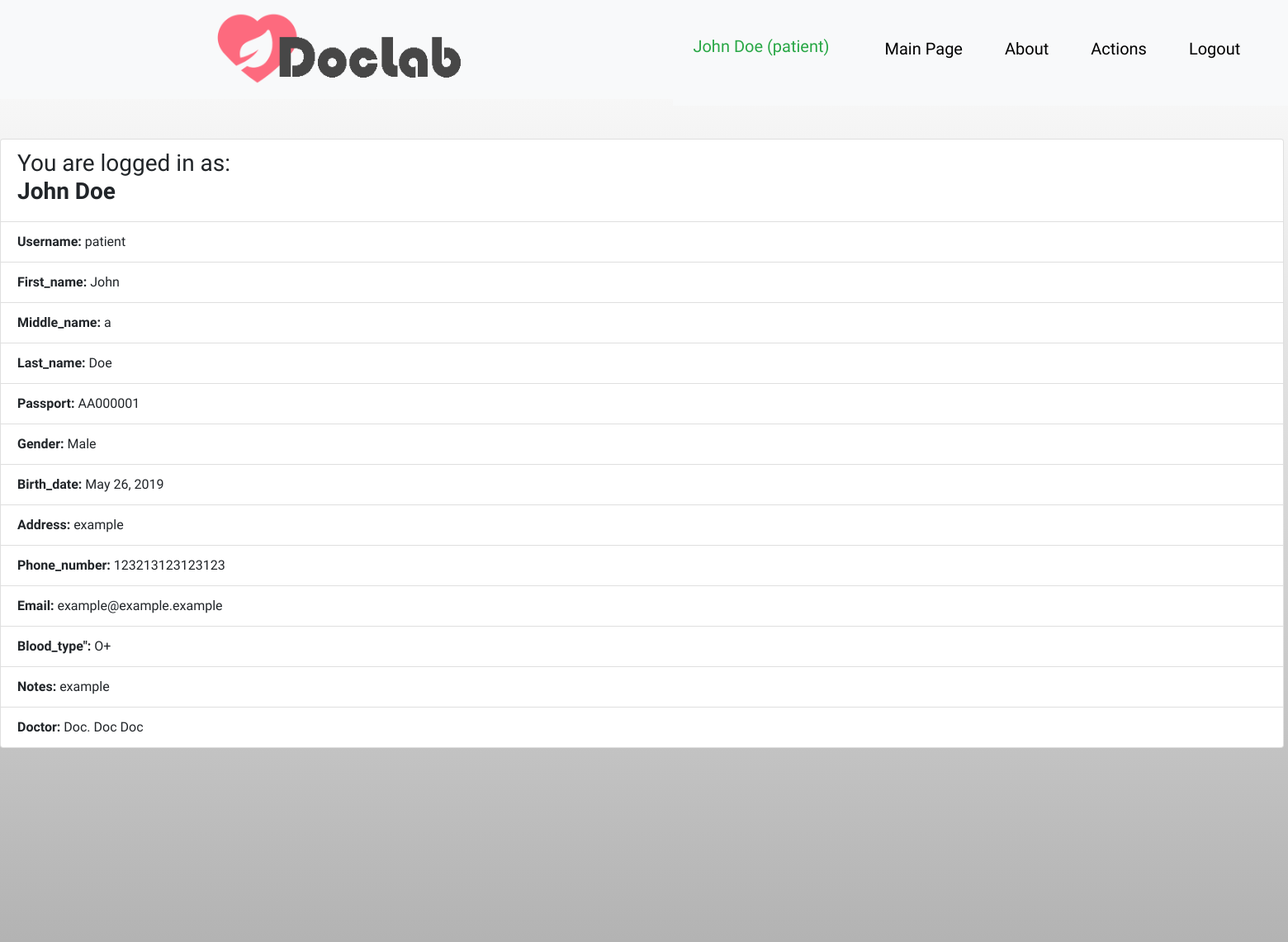
Before: / (signed in, upper part) with the older database file.
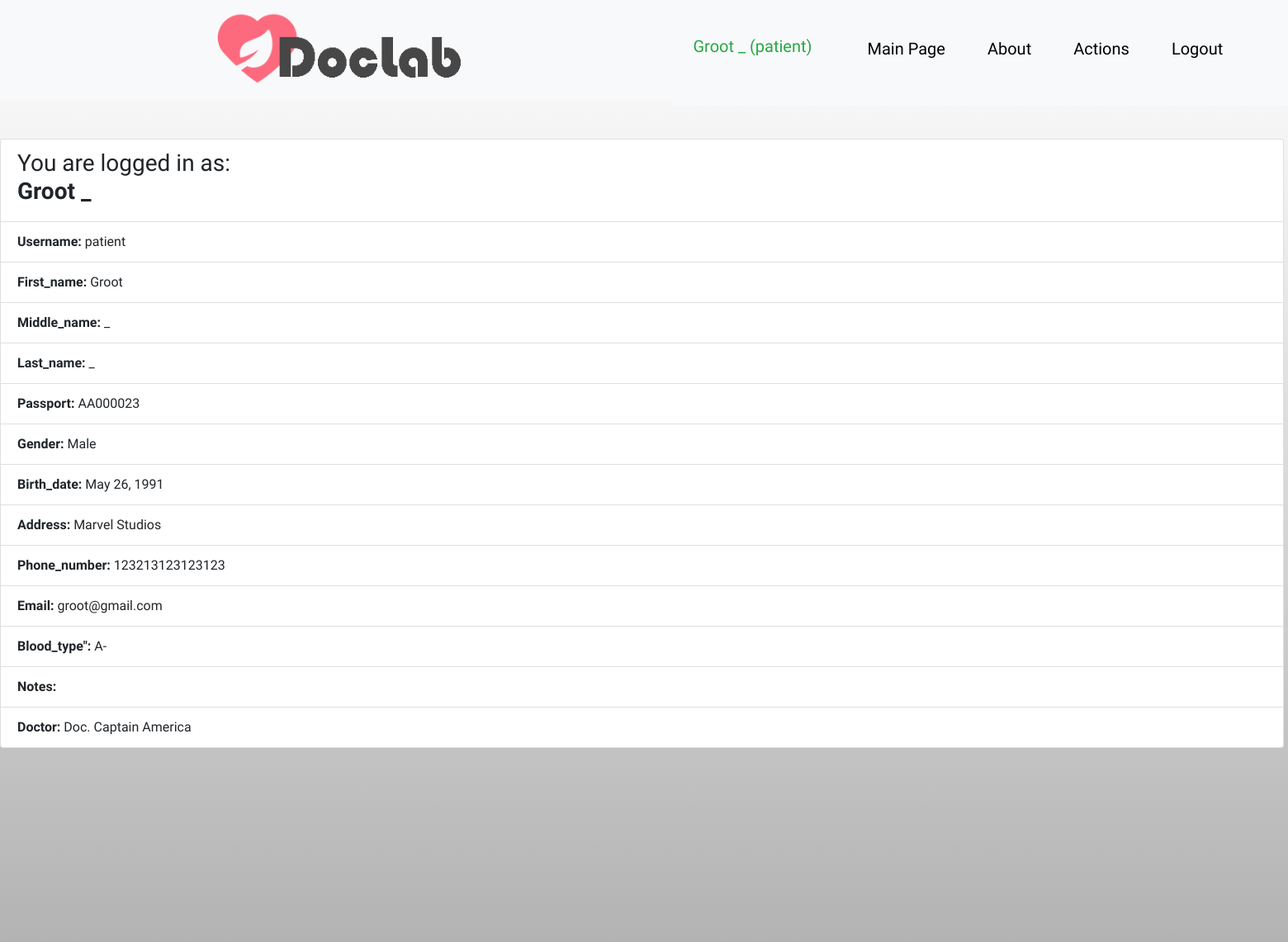
After: the same page with the newer database file.
### doctor/models.py (models this page shows, shortened)
class UserProfile(AbstractBaseUser, PermissionsMixin):
    accType = (
        (0, 'Unknown'),
        (1, 'Doctor'),
        (2, 'LabAssistant'),
        (3, 'Patient'),
        (4, 'Admin'),
    )
    username = models.CharField(max_length=25, unique=True)
    email = models.EmailField(unique=True)
    is_active = models.BooleanField(default=True)
    is_staff = models.BooleanField(default=False)
    acc_type = models.IntegerField(choices=accType, default=0)
    pat_ref = models.OneToOneField(Patient, on_delete=models.CASCADE, null=True, blank=True, unique=True)
    doc_ref = models.ForeignKey(Doctor, on_delete=models.CASCADE, null=True, blank=True)
    USERNAME_FIELD = "username"
    objects = UserManager()
    REQUIRED_FIELDS = ["email"]

class Patient(models.Model):
    BLOOD_TYPE = (
        (0, 'O+'),
        (1, 'O-'),
        (2, 'B-'),
        (3, 'B+'),
        (4, 'A-'),
        (5, 'A+'),
        (6, 'AB-'),
        (7, 'AB+')
    )
    GENDER = (
        (0, 'Male'),
        (1, 'Female')
    )
    first_name = models.CharField(max_length=45)
    middle_name = models.CharField(max_length=45)
    last_name = models.CharField(max_length=45)
    passport_id = models.CharField(max_length=8, default='AA000000')
    gender = models.BooleanField(choices=GENDER, default=0)
    birth_date = models.DateField(blank=True, default=timezone.now)
    address = models.CharField(max_length=90, blank=True)
    phone_number = models.CharField(max_length=15, blank=True)
    email = models.CharField(max_length=254, blank=True)
    blood_type = models.IntegerField(choices=BLOOD_TYPE)
    notes = models.TextField(max_length=1000, blank=True)
    doctor_id = models.ForeignKey(Doctor, on_delete=models.SET_NULL, null=True)
    def __str__(self):
        return self.first_name + ' ' + self.last_name

class Doctor(models.Model):
    GENDER = (
        (0, 'Male'),
        (1, 'Female')
    )
    first_name = models.CharField(max_length=45)
    middle_name = models.CharField(max_length=45)
    last_name = models.CharField(max_length=45)
    gender = models.BooleanField(choices=GENDER, default=0)
    post = models.CharField(max_length=45, blank=True)
    phone_number = models.CharField(max_length=15, blank=True)
    address = models.CharField(max_length=90, blank=True)
    email = models.CharField(max_length=254, blank=True)
    exam_room = models.CharField(max_length=6, blank=True)
    def __str__(self):
        return 'Doc. ' + self.first_name + ' ' + self.last_name

### main/views.py (the view)
# urls.py: path('', views.IndexView.as_view(), name='index'),
def index(request):
    return render(request, 'main/index.html', {})

### main/templates/main/index.html (shortened to what this page needs)
{% extends 'extends/base.html' %}
{% block content %}
    {% if user.is_authenticated %}
        <ul class="list-group">
            {% if user.acc_type == 1 %}
                <li class="list-group-item"><h3>You are logged in as: <br><b>{{ user.doc_ref }}</b></h3></li>
                <li class="list-group-item"><b>Username:</b> {{ user.username }}</li>
                <li class="list-group-item"><b>First_name:</b> {{ user.doc_ref.first_name }}</li>
                <li class="list-group-item"><b>Middle_name:</b> {{ user.doc_ref.middle_name }}</li>
                <li class="list-group-item"><b>Last_name:</b> {{ user.doc_ref.last_name }}</li>
                <li class="list-group-item"><b>Gender:</b> {{ user.doc_ref.get_gender_display }}</li>
                <li class="list-group-item"><b>Post:</b> {{ user.doc_ref.post }}</li>
                <li class="list-group-item"><b>Address:</b> {{ user.doc_ref.address }}</li>
                <li class="list-group-item"><b>Phone_number:</b> {{ user.doc_ref.phone_number }}</li>
                <li class="list-group-item"><b>Email:</b> {{ user.doc_ref.email }}</li>
                <li class="list-group-item"><b>Exam_room":</b> {{ user.doc_ref.exam_room }}</li>
            {% elif user.acc_type == 2 %}
                <li class="list-group-item"><h3>You are logged in as: <br><b>{{ user.username }}</b></h3></li>
                <li class="list-group-item"><b>Email:</b> {{ user.email }}</li>
            {% elif user.acc_type == 3 %}
                <li class="list-group-item"><h3>You are logged in as: <br><b>{{ user.pat_ref }}</b></h3></li>
                <li class="list-group-item"><b>Username:</b> {{ user.username }}</li>
                <li class="list-group-item"><b>First_name:</b> {{ user.pat_ref.first_name }}</li>
                <li class="list-group-item"><b>Middle_name:</b> {{ user.pat_ref.middle_name }}</li>
                <li class="list-group-item"><b>Last_name:</b> {{ user.pat_ref.last_name }}</li>
                <li class="list-group-item"><b>Passport:</b> {{ user.pat_ref.passport_id }}</li>
                <li class="list-group-item"><b>Gender:</b> {{ user.pat_ref.get_gender_display }}</li>
                <li class="list-group-item"><b>Birth_date:</b> {{ user.pat_ref.birth_date }}</li>
                <li class="list-group-item"><b>Address:</b> {{ user.pat_ref.address }}</li>
                <li class="list-group-item"><b>Phone_number:</b> {{ user.pat_ref.phone_number }}</li>
                <li class="list-group-item"><b>Email:</b> {{ user.pat_ref.email }}</li>
                <li class="list-group-item"><b>Blood_type":</b> {{ user.pat_ref.get_blood_type_display }}</li>
                <li class="list-group-item"><b>Notes:</b> {{ user.pat_ref.notes }}  </li>
                <li class="list-group-item"><b>Doctor:</b> {{ user.pat_ref.doctor_id }}</li>
            {% endif %}
        </ul>
    {% else %}
        <ul class="list-group">
            <li class="list-group-item"><a>You are not logged in!</a></li>
            <li class="list-group-item"><a href="{% url 'login' %}">Login Here</a></li>
        </ul>
    {% endif %}
{% endblock %}

### main/templates/extends/header.html (shortened to what this page needs)
{% load static %}
<!DOCTYPE html>
<html lang="en">
<head>
    <link rel="stylesheet" href="{% static 'main/images/style1.css' %}">
</head>
<body>
<header>
    <nav class="navbar navbar-expand-sm bg-light">
        <ul class="navbar-nav mr-auto">
            <div class="logo">
                <a href="{% url 'main:index' %}"><img class="graficlogo" src="{% static 'main/images/logo.png' %}"></a>
            </div>
            <nav class="navbar navbar-expand-sm bg-light">
                <ul class="navbar-nav mr-auto">
                    {% if user.is_authenticated %}
                        <li class="nav-item active">
                            <a class="navbar-brand nav-link text-success">
                                {% if user.acc_type == 3 %}
                                    {{ user.pat_ref }}
                                {% elif user.acc_type == 4 %}
                                    {{ user.doc_ref }}
                                {% endif %}
                                ({{ user.username }})
                            </a>
                        </li>
                    {% endif %}
                    <li class="nav-item">
                        <a class="nav-link" href="{% url 'main:index' %}">Main Page</a>
                    </li>
                    <li class="nav-item">
                        <a class="nav-link" href="{% url 'main:info' %}">About</a>
                    </li>
                    {% if user.is_authenticated %}
                        {% if user.acc_type == 1 %}
                            <li class="nav-item">
                                <a class="nav-link" href="{% url 'doctor:index' %}">Doctor Panel</a>
                            </li>
                        {% elif user.acc_type == 2 %}
                            <li class="nav-item">
                                <a class="nav-link" href="{% url 'lab:index' %}">Lab Tests Panel</a>
                            </li>
                        {% elif user.acc_type == 3 %}
                            <li class="nav-item">
                                <a class="nav-link" href="{% url 'patient:index' %}">Actions</a>
                            </li>
                        {% endif %}
                    {% endif %}
                    {% if user.is_authenticated %}
                        <li class="nav-item mr-auto">
                            <a class="nav-link " href="{% url 'logout' %}">Logout</a>
                        </li>
                    {% else %}
                        <li class="nav-item mr-auto">
                            <a class="nav-link mr-auto" href="{% url 'login' %}">Login</a>
                        </li>
                    {% endif %}
                </ul>
            </nav>
        </ul>
    </nav>
<br>
<br>
</header>
</body>
</html>

Changed rows visible on the page:
changed UserProfile "patient": pat_ref "John Doe" → "Groot _"; pat_ref.first_name "John" → "Groot"; pat_ref.middle_name "a" → "_"; pat_ref.last_name "Doe" → "_"; pat_ref.passport_id "AA000001" → "AA000023"; pat_ref.birth_date "May 26, 2019" → "May 26, 1991"; pat_ref.address "example" → "Marvel Studios"; pat_ref.email "example@example.example" → "groot@gmail.com"; pat_ref.blood_type "O+" → "A-"; pat_ref.doctor_id "Doc. Doc Doc" → "Doc. Captain America"; pat_ref.notes "example" → (not shown)
